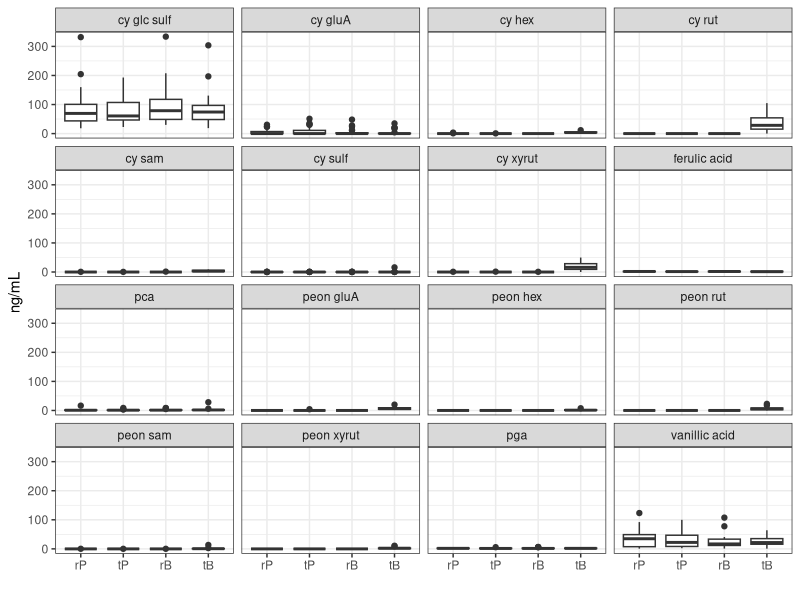
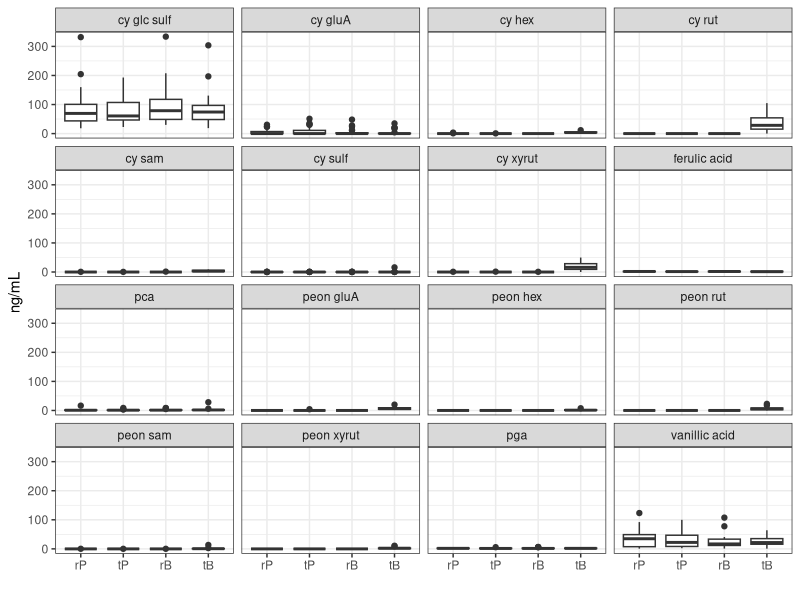

The R script that drew these images, in order:
## ---- chunk 1
knitr::opts_chunk$set(echo = TRUE)

library(tidyverse)
library(readxl)
## ---- chunk 2
key.long <- read.csv("../data/derived/timepoint_key_long.csv")
met <- read_excel("../data/raw/urine-metabolomics/Dan Urine Anthocyanin 11-10-2022.xlsx", sheet = "concentration ng mL") %>%
  filter(!is.na(`21-V2`))
## ---- chunk 3
met <- met %>%
  mutate_at(vars(-...1), ~as.numeric(.)) %>%
  mutate_at(vars(-...1), ~replace(., is.na(.), 0)) %>%
  pivot_longer(
    cols = 2:81, 
    names_to = "Sample",
    values_to = "value",
    values_transform = ~ as.numeric(gsub(",", "", .x))
  ) %>%
  rename("metabolite" = `...1`) %>%
  separate(Sample, c("Subject.Number", "v")) %>%
  mutate(v = toupper(v))
## ---- chunk 4
key.long <- key.long %>%
  mutate(v =  toupper(substr(timepoints, 11, 12)),
         v = ifelse(v == "-V", toupper(substr(timepoints, 12, 13)), v),
         Subject.Number = as.character(Subject.Number)) %>%
  select(Subject.Number, v, Timepoint) 

# join to met 
met <- met %>%
  left_join(key.long)
## ---- chunk 5
met$Timepoint <- factor(met$Timepoint, levels=c("rP", "tP", "rB", "tB"))

met %>%
  filter(!is.na(Timepoint)) %>%
  ggplot(aes(x = Timepoint, y = value)) +
  geom_boxplot() +
  facet_wrap(metabolite ~ .) +
  xlab("") +
  ylab("ng/mL") + 
  theme(base.size = 10) +
  theme_bw()

ggsave("../figures/metabolomics_boxplot.png", dev="png", height = 6, width = 4, dpi = 400)
